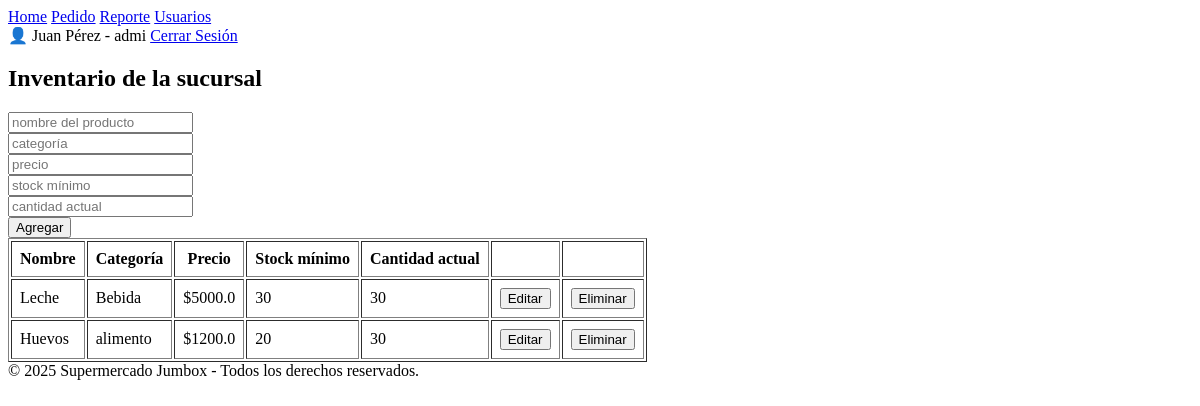
Page /gestion_inventario (signed in) on the earlier database version.
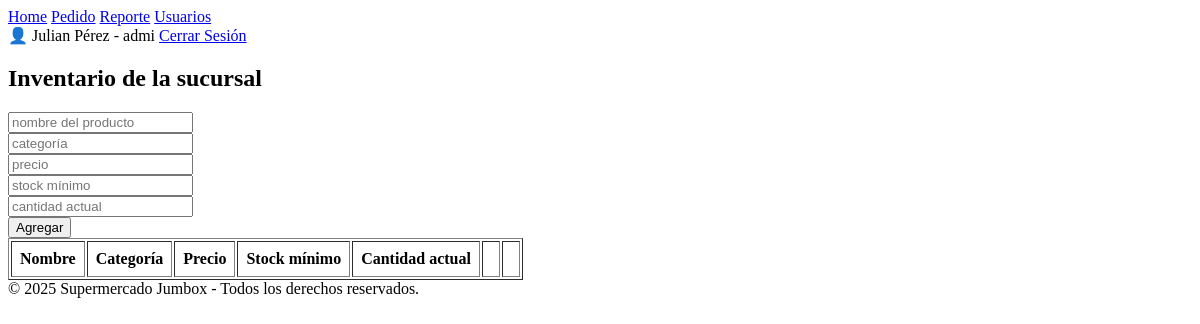
Same page on the later database version.
### tables this page shows
CREATE TABLE inventario(
                id INTEGER PRIMARY KEY AUTOINCREMENT,
                id_sucursal INTEGER,
                id_producto INTEGER,
                cantidad_actual INTEGER,
                FOREIGN KEY (id_sucursal) REFERENCES sucursal(id) ON DELETE CASCADE,
                FOREIGN KEY (id_producto) REFERENCES producto(id) ON DELETE CASCADE
            );

CREATE TABLE producto(
                id INTEGER PRIMARY KEY AUTOINCREMENT,
                nombre VARCHAR(50),
                categoria VARCHAR(50),
                precio REAL,
                stock_minimo INTEGER
            );

### app.py (the view)
@app.route("/gestion_inventario")
def gestion_inventario():
    if "rol" not in session:
        return redirect(url_for("login"))  # si no está logueado
    if session["rol"] == "vendedor":
        return "Acceso denegado. No tenés permisos para entrar acá.", 403 #solo ingresaran los usuarios administradores,encargado,reponedor
    id_sucursal = session.get("sucursal_id")
    if not id_sucursal:
        db.conexion.close()
        return redirect(url_for("home"))
    db = Connexion("database.db")
    db.cursor.execute("""
    SELECT producto.nombre,
            producto.categoria,
            producto.precio,
            producto.stock_minimo,
            inventario.cantidad_actual,
            producto.id
    FROM producto
    INNER JOIN inventario ON producto.id = inventario.id_producto
    WHERE inventario.id_sucursal = ?
""", (id_sucursal,))
    productos = db.cursor.fetchall()
    print("Productos encontrados:", productos)
    return render_template("inventario.html",
                            usuarioNombre=session["nombre"],
                            usuarioApellido=session["apellido"],
                            usuarioRol=session["rol"],
                            productos=productos)

### templates/inventario.html (shortened to what this page needs)
<!DOCTYPE html>
<html lang="en">
<head>
</head>
<body>
    <header>
        <nav>
            <a href="{{url_for('panel_principal')}}">Home</a>
            {%if usuarioRol!='vendedor' and usuarioRol!='reponedor'%}
            <a href="{{url_for('gestion_pedidos')}}">Pedido</a>
            {%endif%}
            {%if usuarioRol!='reponedor' and usuarioRol!='vendedor'%}
            <a href="{{url_for('reportes')}}">Reporte</a>
            {%endif%}
            {%if usuarioRol=='admi'%}
            <a href="{{url_for('gestion_usuario')}}">Usuarios</a>
            {%endif%}
        </nav>
        <div id="user-section">
            <span>👤 {{ usuarioNombre }} {{usuarioApellido}} - {{usuarioRol}}</span>
            <a href="{{ url_for('logout') }}" class="boton">Cerrar Sesión</a>
        </div>
    </header>
    <main>
        <h2>Inventario de la sucursal</h2>
        {%if usuarioRol =='admi'%}
        <div>
            <form action="/agregar_producto" method="POST">
                <div>
                    <input type="text" name="nombre_producto" id="nombre_producto" placeholder="nombre del producto"
                        required>
                </div>
                <div>
                    <input type="text" name="categoria" id="categoria" placeholder="categoría" required>
                </div>
                <div>
                    <input type="number" step="0.01" name="precio" id="precio" placeholder="precio" required>
                </div>
                <div>
                    <input type="number" name="stock_minimo" id="stock_minimo" placeholder="stock mínimo" required>
                </div>
                <div>
                    <input type="number" name="cantidad_actual" id="cantidad_actual" placeholder="cantidad actual"
                        required>
                </div>
                <div>
                    <button type="submit">Agregar</button>
                </div>
            </form>
        </div>
        {%endif%}
        <div>
            <table border="1" cellpadding="8">
                <thead>
                    <tr>
                        <th>Nombre</th>
                        <th>Categoría</th>
                        <th>Precio</th>
                        <th>Stock mínimo</th>
                        <th>Cantidad actual</th>
                        <th> </th>
                        {%if usuarioRol !='reponedor'%}
                        <th> </th>
                        {%endif%}
                    </tr>
                </thead>
                <tbody>
                    {% for p in productos %}
                    <tr>
                        <td>{{ p[0] }}</td>
                        <td>{{ p[1] }}</td>
                        <td>${{ p[2] }}</td>
                        <td>{{ p[3] }}</td>
                        <td>{{ p[4] }}</td>
                        {%if usuarioRol != 'reponedor'%}
                        <td>
                            <button class="editar-btn" data-id="{{ p[5] }}" data-nombre="{{ p[0] }}"
                                data-categoria="{{ p[1] }}" data-precio="{{ p[2] }}" data-stock="{{ p[3] }}">
                                Editar
                            </button>
                        </td>
                        <td>
                            <form action="{{ url_for('eliminar_producto') }}" method="POST">
                                <button type="submit">Eliminar</button>
                            </form>
                        </td>
                        {%endif%}
                    </tr>
                    {% endfor %}
                </tbody>
            </table>
        </div>
    </main>
    <footer>
        © 2025 Supermercado Jumbox - Todos los derechos reservados.
    </footer>
</body>
</html>

Differences in the rows shown:
removed inventario: nombre "Leche", categoria "Bebida", precio "5000.0", stock_minimo "30", cantidad_actual "30"
removed inventario: nombre "Huevos", categoria "alimento", precio "1200.0", stock_minimo "20", cantidad_actual "30"
Other differences:
{{ usuarioNombre }}: "Juan" → "Julian"
